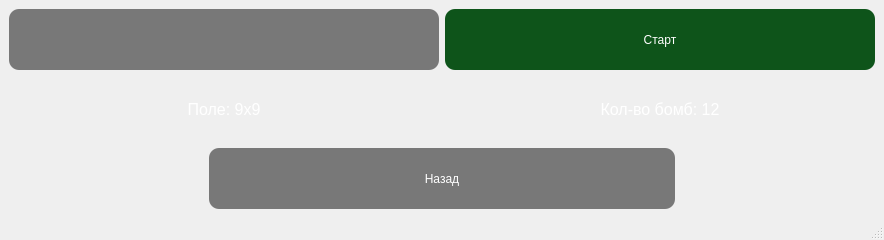
<?xml version="1.0" encoding="UTF-8"?>
<ui version="4.0">
 <class>MainWindow</class>
 <widget class="QMainWindow" name="MainWindow">
  <property name="geometry">
   <rect>
    <x>0</x>
    <y>0</y>
    <width>884</width>
    <height>240</height>
   </rect>
  </property>
  <property name="windowTitle">
   <string>Выбор сложности</string>
  </property>
  <property name="windowIcon">
   <iconset>
    <normalon>../media/minesweeper_redbomb.png</normalon>
   </iconset>
  </property>
  <property name="styleSheet">
   <string notr="true">QMainWindow {
background-image: url('media/logo_back.tif');
background-position: left;
background-size: cover;
}</string>
  </property>
  <widget class="QWidget" name="centralwidget">
   <layout class="QGridLayout" name="gridLayout">
    <item row="0" column="0">
     <layout class="QVBoxLayout" name="verticalLayout">
      <item>
       <layout class="QHBoxLayout" name="horizontalLayout">
        <item>
         <widget class="QComboBox" name="difficult">
          <property name="minimumSize">
           <size>
            <width>221</width>
            <height>51</height>
           </size>
          </property>
          <property name="maximumSize">
           <size>
            <width>526</width>
            <height>61</height>
           </size>
          </property>
          <property name="styleSheet">
           <string notr="true">QComboBox {
        background-color:rgb(120, 120, 120);  /* Серый цвет */
        border-radius: 10px;        /* Закругленные углы */
        padding: 5px;
		color: white;
    }
    QComboBox::drop-down {
        border: none;               /* Убираем границу у кнопки */
		width: 40px;
    }
    QComboBox::down-arrow {
        image: url(arrow.png);  /* Замените путь на иконку стрелки */
        width: 25px;
        height: 25px;
    }
	QComboBox:hover {                        /* Цвет при наведении */
        background-color: rgb(168, 168, 168);           /* Темнее серый */
    }
    QComboBox:pressed {                      /* Цвет при нажатии */
        background-color: : rgb(207, 207, 207);           /* Еще темнее серый */
    }
QComboBox QAbstractItemView {
        background-color: rgb(62, 62, 62);           /* Цвет фона выпадающего меню */
        selection-background-color: #a9a9a9; /* Цвет выбранного элемента */
        border: 1px solid #d3d3d3;
        padding: 5px;
    }
    QComboBox QAbstractItemView::item {
        padding: 5px;                        /* Отступы для элементов списка */
        height: 25px;                        /* Высота каждого элемента */
    }
    QComboBox QAbstractItemView::item:hover {
        background-color:#a9a9a9;           /* Цвет при наведении на элемент */
    }</string>
          </property>
         </widget>
        </item>
        <item>
         <widget class="QPushButton" name="playbutt">
          <property name="minimumSize">
           <size>
            <width>221</width>
            <height>51</height>
           </size>
          </property>
          <property name="maximumSize">
           <size>
            <width>525</width>
            <height>61</height>
           </size>
          </property>
          <property name="styleSheet">
           <string notr="true">QPushButton {
        background-color: rgb(14, 84, 26); /* Приглушенный красный цвет */
        color: white; /* Белый цвет текста */
        border: none; /* Убирает рамку, при необходимости */
        padding: 8px; /* Отступы внутри кнопки */
		border-radius: 10px; /* Закругление углов кнопки */
    }
    QPushButton:hover {
        background-color: rgb(18, 115, 35); /* Цвет при наведении */
    }
    QPushButton:pressed {
        background-color: rgb(21, 140, 42); /* Цвет при нажатии */
    }</string>
          </property>
          <property name="text">
           <string>Старт</string>
          </property>
         </widget>
        </item>
       </layout>
      </item>
      <item>
       <layout class="QHBoxLayout" name="horizontalLayout_2">
        <item>
         <widget class="QLabel" name="label_2">
          <property name="maximumSize">
           <size>
            <width>500</width>
            <height>100</height>
           </size>
          </property>
          <property name="font">
           <font>
            <pointsize>12</pointsize>
            <weight>50</weight>
            <bold>false</bold>
           </font>
          </property>
          <property name="styleSheet">
           <string notr="true">QLabel {
        color: white; /* Белый цвет текста */
    }</string>
          </property>
          <property name="text">
           <string>Поле: 9x9</string>
          </property>
          <property name="alignment">
           <set>Qt::AlignCenter</set>
          </property>
         </widget>
        </item>
        <item>
         <widget class="QLabel" name="label">
          <property name="maximumSize">
           <size>
            <width>700</width>
            <height>200</height>
           </size>
          </property>
          <property name="font">
           <font>
            <pointsize>12</pointsize>
            <weight>50</weight>
            <bold>false</bold>
           </font>
          </property>
          <property name="styleSheet">
           <string notr="true">QLabel {
        color: white; /* Белый цвет текста */
    }</string>
          </property>
          <property name="text">
           <string>Кол-во бомб: 12</string>
          </property>
          <property name="alignment">
           <set>Qt::AlignCenter</set>
          </property>
         </widget>
        </item>
       </layout>
      </item>
      <item>
       <layout class="QVBoxLayout" name="verticalLayout_2">
        <property name="leftMargin">
         <number>200</number>
        </property>
        <property name="rightMargin">
         <number>200</number>
        </property>
        <item>
         <widget class="QPushButton" name="exit">
          <property name="minimumSize">
           <size>
            <width>221</width>
            <height>51</height>
           </size>
          </property>
          <property name="maximumSize">
           <size>
            <width>560</width>
            <height>61</height>
           </size>
          </property>
          <property name="styleSheet">
           <string notr="true">QPushButton {
        background-color: rgb(120, 120, 120); /* Приглушенный красный цвет */
        color: white; /* Белый цвет текста */
        border: none; /* Убирает рамку, при необходимости */
        padding: 8px; /* Отступы внутри кнопки */
		border-radius: 10px; /* Закругление углов кнопки */
    }
    QPushButton:hover {
        background-color: rgb(168, 168, 168); /* Цвет при наведении */
    }
    QPushButton:pressed {
        background-color: rgb(207, 207, 207); /* Цвет при нажатии */
    }</string>
          </property>
          <property name="text">
           <string>Назад</string>
          </property>
         </widget>
        </item>
       </layout>
      </item>
     </layout>
    </item>
   </layout>
  </widget>
  <widget class="QMenuBar" name="menubar">
   <property name="geometry">
    <rect>
     <x>0</x>
     <y>0</y>
     <width>884</width>
     <height>25</height>
    </rect>
   </property>
  </widget>
  <widget class="QStatusBar" name="statusbar"/>
 </widget>
 <resources/>
 <connections/>
</ui>
